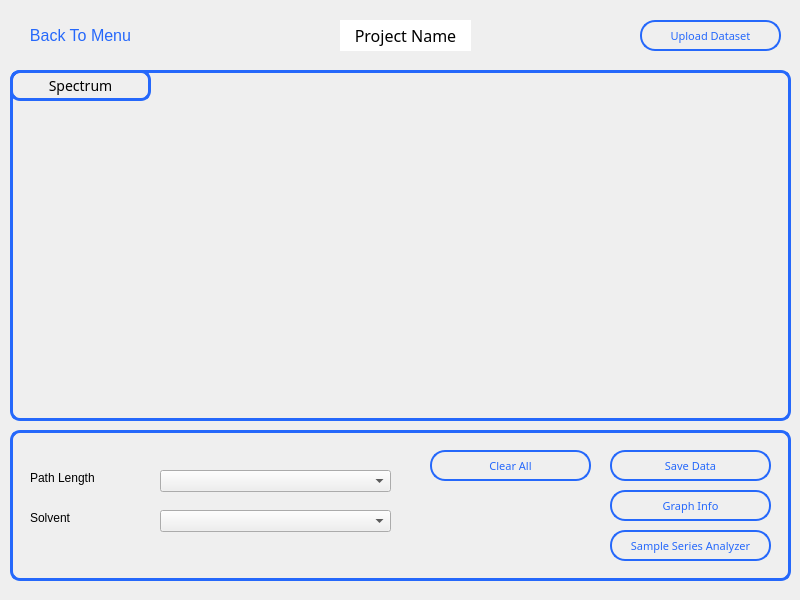
<?xml version="1.0" encoding="UTF-8"?>
<ui version="4.0">
 <class>Mainpage</class>
 <widget class="QDialog" name="Mainpage">
  <property name="geometry">
   <rect>
    <x>0</x>
    <y>0</y>
    <width>800</width>
    <height>600</height>
   </rect>
  </property>
  <property name="windowTitle">
   <string>Dialog</string>
  </property>
  <widget class="QWidget" name="widget" native="true">
   <property name="geometry">
    <rect>
     <x>0</x>
     <y>10</y>
     <width>801</width>
     <height>46</height>
    </rect>
   </property>
   <property name="styleSheet">
    <string notr="true"/>
   </property>
   <widget class="QTextEdit" name="ProjectName">
    <property name="geometry">
     <rect>
      <x>340</x>
      <y>10</y>
      <width>131</width>
      <height>31</height>
     </rect>
    </property>
    <property name="font">
     <font>
      <family>Poppins</family>
      <pointsize>11</pointsize>
     </font>
    </property>
    <property name="styleSheet">
     <string notr="true">#ProjectName{
	border:0px;
}</string>
    </property>
    <property name="html">
     <string>&lt;!DOCTYPE HTML PUBLIC &quot;-//W3C//DTD HTML 4.0//EN&quot; &quot;http://www.w3.org/TR/REC-html40/strict.dtd&quot;&gt;
&lt;html&gt;&lt;head&gt;&lt;meta name=&quot;qrichtext&quot; content=&quot;1&quot; /&gt;&lt;meta charset=&quot;utf-8&quot; /&gt;&lt;style type=&quot;text/css&quot;&gt;
p, li { white-space: pre-wrap; }
hr { height: 1px; border-width: 0; }
li.unchecked::marker { content: &quot;\2610&quot;; }
li.checked::marker { content: &quot;\2612&quot;; }
&lt;/style&gt;&lt;/head&gt;&lt;body style=&quot; font-family:'Poppins'; font-size:11pt; font-weight:400; font-style:normal;&quot;&gt;
&lt;p align=&quot;center&quot; style=&quot; margin-top:0px; margin-bottom:0px; margin-left:0px; margin-right:0px; -qt-block-indent:0; text-indent:0px;&quot;&gt;&lt;span style=&quot; font-family:'Segoe UI'; font-size:12pt;&quot;&gt;Project Name&lt;/span&gt;&lt;/p&gt;&lt;/body&gt;&lt;/html&gt;</string>
    </property>
   </widget>
   <widget class="QPushButton" name="Upload">
    <property name="geometry">
     <rect>
      <x>640</x>
      <y>10</y>
      <width>141</width>
      <height>31</height>
     </rect>
    </property>
    <property name="font">
     <font>
      <family>Poppins</family>
      <pointsize>8</pointsize>
     </font>
    </property>
    <property name="styleSheet">
     <string notr="true">border:2px solid;
border-radius:15px;
border-color: #2568FB;
color:#2568FB</string>
    </property>
    <property name="text">
     <string>Upload Dataset</string>
    </property>
    <property name="icon">
     <iconset resource="resources.qrc">
      <normaloff>:/Icons/upload.svg</normaloff>:/Icons/upload.svg</iconset>
    </property>
   </widget>
   <widget class="QPushButton" name="Back">
    <property name="geometry">
     <rect>
      <x>0</x>
      <y>10</y>
      <width>161</width>
      <height>31</height>
     </rect>
    </property>
    <property name="font">
     <font>
      <pointsize>12</pointsize>
     </font>
    </property>
    <property name="styleSheet">
     <string notr="true">border:0px solid;
border-radius:25px;
border-color: #2568FB;
color: rgb(37, 104, 251);</string>
    </property>
    <property name="text">
     <string>Back To Menu</string>
    </property>
    <property name="icon">
     <iconset resource="resources.qrc">
      <normaloff>:/Icons/arrow-left-circle.svg</normaloff>:/Icons/arrow-left-circle.svg</iconset>
    </property>
    <property name="iconSize">
     <size>
      <width>30</width>
      <height>30</height>
     </size>
    </property>
   </widget>
  </widget>
  <widget class="QWidget" name="GraphSlot" native="true">
   <property name="geometry">
    <rect>
     <x>10</x>
     <y>70</y>
     <width>781</width>
     <height>351</height>
    </rect>
   </property>
   <property name="toolTip">
    <string>Move Here</string>
   </property>
   <property name="styleSheet">
    <string notr="true">#GraphSlot{
	 border-radius:10px; border:3px solid;border-color: #2568FB;
}</string>
   </property>
   <widget class="QLabel" name="Spectrum">
    <property name="geometry">
     <rect>
      <x>0</x>
      <y>0</y>
      <width>141</width>
      <height>31</height>
     </rect>
    </property>
    <property name="font">
     <font>
      <family>Poppins</family>
      <pointsize>-1</pointsize>
      <bold>false</bold>
     </font>
    </property>
    <property name="styleSheet">
     <string notr="true">Font-size:14px;
color: rgb(0, 0, 0);
background-color: transparent;
border-radius:10px;
border:3px solid;
border-color: #2568FB;</string>
    </property>
    <property name="text">
     <string>Spectrum</string>
    </property>
    <property name="alignment">
     <set>Qt::AlignCenter</set>
    </property>
   </widget>
   <widget class="QCustomPlot" name="customplot" native="true">
    <property name="geometry">
     <rect>
      <x>10</x>
      <y>40</y>
      <width>761</width>
      <height>301</height>
     </rect>
    </property>
    <property name="styleSheet">
     <string notr="true">background-color: transparent;</string>
    </property>
    <widget class="QPushButton" name="ZoomOut">
     <property name="geometry">
      <rect>
       <x>720</x>
       <y>260</y>
       <width>31</width>
       <height>31</height>
      </rect>
     </property>
     <property name="font">
      <font>
       <family>Verdana</family>
      </font>
     </property>
     <property name="toolTip">
      <string>Move Here</string>
     </property>
     <property name="styleSheet">
      <string notr="true">border:0px;
background-color:transparent;</string>
     </property>
     <property name="text">
      <string/>
     </property>
     <property name="icon">
      <iconset resource="resources.qrc">
       <normaloff>:/Icons/zoom-out.svg</normaloff>:/Icons/zoom-out.svg</iconset>
     </property>
     <property name="iconSize">
      <size>
       <width>33</width>
       <height>33</height>
      </size>
     </property>
    </widget>
    <widget class="QPushButton" name="ZoomIn">
     <property name="geometry">
      <rect>
       <x>720</x>
       <y>220</y>
       <width>31</width>
       <height>31</height>
      </rect>
     </property>
     <property name="font">
      <font>
       <family>Verdana</family>
      </font>
     </property>
     <property name="toolTip">
      <string>Move Here</string>
     </property>
     <property name="styleSheet">
      <string notr="true">border:0px;
background-color:transparent;</string>
     </property>
     <property name="text">
      <string/>
     </property>
     <property name="icon">
      <iconset resource="resources.qrc">
       <normaloff>:/Icons/zoom-in.svg</normaloff>:/Icons/zoom-in.svg</iconset>
     </property>
     <property name="iconSize">
      <size>
       <width>33</width>
       <height>33</height>
      </size>
     </property>
    </widget>
   </widget>
  </widget>
  <widget class="QWidget" name="Inputsec" native="true">
   <property name="geometry">
    <rect>
     <x>10</x>
     <y>430</y>
     <width>781</width>
     <height>151</height>
    </rect>
   </property>
   <property name="styleSheet">
    <string notr="true">#Inputsec {border-radius:10px; border:3px solid;border-color: #2568FB;}</string>
   </property>
   <widget class="QPushButton" name="Sampleseries">
    <property name="geometry">
     <rect>
      <x>600</x>
      <y>100</y>
      <width>161</width>
      <height>31</height>
     </rect>
    </property>
    <property name="font">
     <font>
      <family>Poppins</family>
      <pointsize>8</pointsize>
     </font>
    </property>
    <property name="styleSheet">
     <string notr="true">border:2px solid;
border-radius:15px;
border-color: #2568FB;
color:#2568FB</string>
    </property>
    <property name="text">
     <string>Sample Series Analyzer</string>
    </property>
   </widget>
   <widget class="QPushButton" name="GraphInfo">
    <property name="geometry">
     <rect>
      <x>600</x>
      <y>60</y>
      <width>161</width>
      <height>31</height>
     </rect>
    </property>
    <property name="font">
     <font>
      <family>Poppins</family>
      <pointsize>8</pointsize>
     </font>
    </property>
    <property name="styleSheet">
     <string notr="true">border:2px solid;
border-radius:15px;
border-color: #2568FB;
color:#2568FB</string>
    </property>
    <property name="text">
     <string>Graph Info</string>
    </property>
   </widget>
   <widget class="QPushButton" name="Savedata">
    <property name="geometry">
     <rect>
      <x>600</x>
      <y>20</y>
      <width>161</width>
      <height>31</height>
     </rect>
    </property>
    <property name="font">
     <font>
      <family>Poppins</family>
      <pointsize>8</pointsize>
     </font>
    </property>
    <property name="styleSheet">
     <string notr="true">border:2px solid;
border-radius:15px;
border-color: #2568FB;
color:#2568FB</string>
    </property>
    <property name="text">
     <string>Save Data</string>
    </property>
   </widget>
   <widget class="QLabel" name="PLengthname">
    <property name="geometry">
     <rect>
      <x>20</x>
      <y>40</y>
      <width>131</width>
      <height>16</height>
     </rect>
    </property>
    <property name="text">
     <string>Path Length</string>
    </property>
    <property name="alignment">
     <set>Qt::AlignLeading|Qt::AlignLeft|Qt::AlignVCenter</set>
    </property>
   </widget>
   <widget class="QLabel" name="label_2">
    <property name="geometry">
     <rect>
      <x>20</x>
      <y>80</y>
      <width>131</width>
      <height>16</height>
     </rect>
    </property>
    <property name="text">
     <string>Solvent</string>
    </property>
    <property name="alignment">
     <set>Qt::AlignLeading|Qt::AlignLeft|Qt::AlignVCenter</set>
    </property>
   </widget>
   <widget class="QComboBox" name="Sloventselect">
    <property name="geometry">
     <rect>
      <x>150</x>
      <y>80</y>
      <width>231</width>
      <height>22</height>
     </rect>
    </property>
   </widget>
   <widget class="QComboBox" name="PLengthselect">
    <property name="geometry">
     <rect>
      <x>150</x>
      <y>40</y>
      <width>231</width>
      <height>22</height>
     </rect>
    </property>
   </widget>
   <widget class="QPushButton" name="clearall">
    <property name="geometry">
     <rect>
      <x>420</x>
      <y>20</y>
      <width>161</width>
      <height>31</height>
     </rect>
    </property>
    <property name="font">
     <font>
      <family>Poppins</family>
      <pointsize>8</pointsize>
     </font>
    </property>
    <property name="styleSheet">
     <string notr="true">border:2px solid;
border-radius:15px;
border-color: #2568FB;
color:#2568FB</string>
    </property>
    <property name="text">
     <string>Clear All</string>
    </property>
   </widget>
  </widget>
 </widget>
 <customwidgets>
  <customwidget>
   <class>QCustomPlot</class>
   <extends>QWidget</extends>
   <header location="global">qcustomplot.h</header>
   <container>1</container>
  </customwidget>
 </customwidgets>
 <resources>
  <include location="resources.qrc"/>
 </resources>
 <connections/>
</ui>
